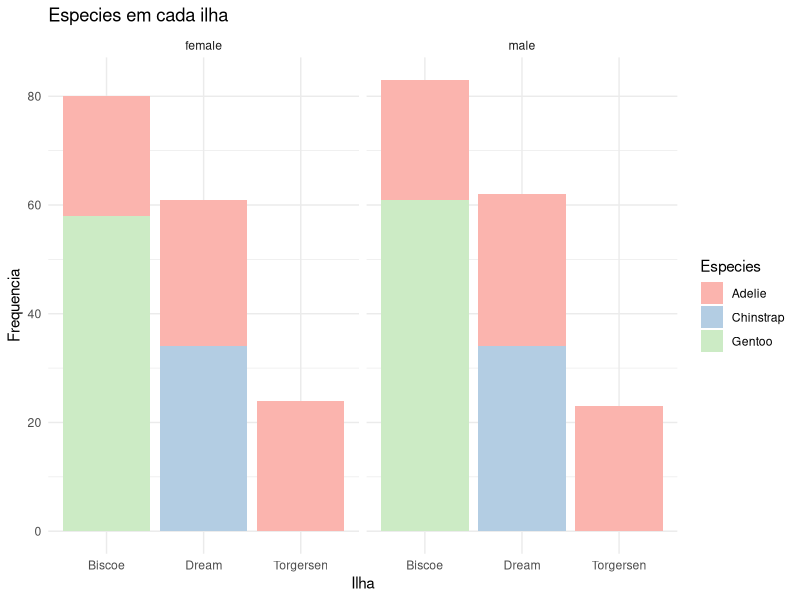
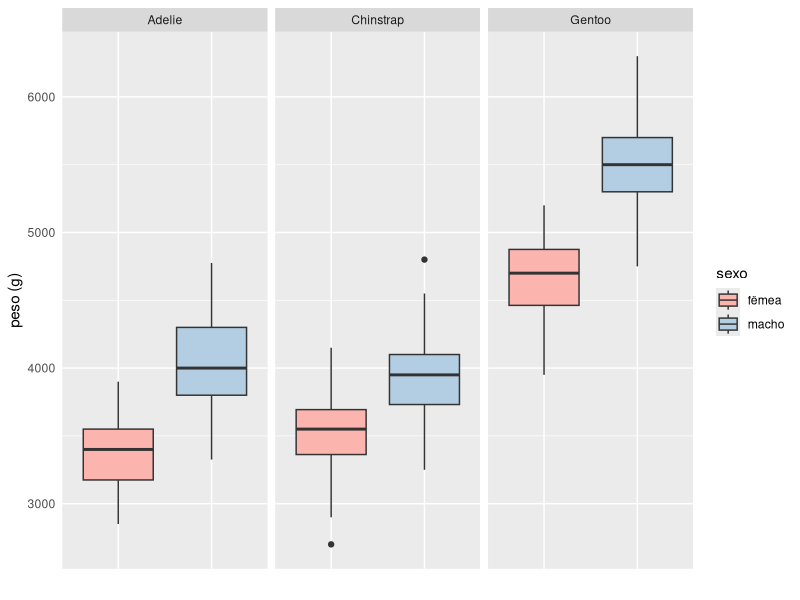
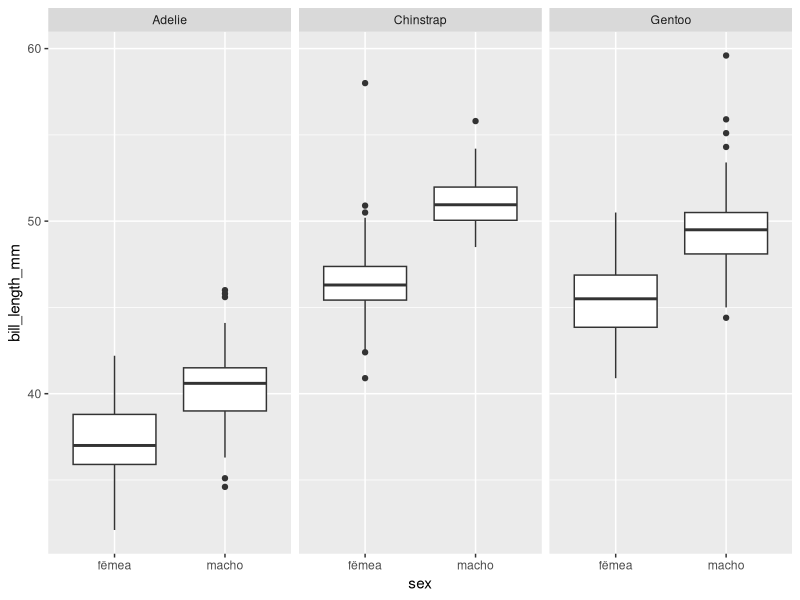
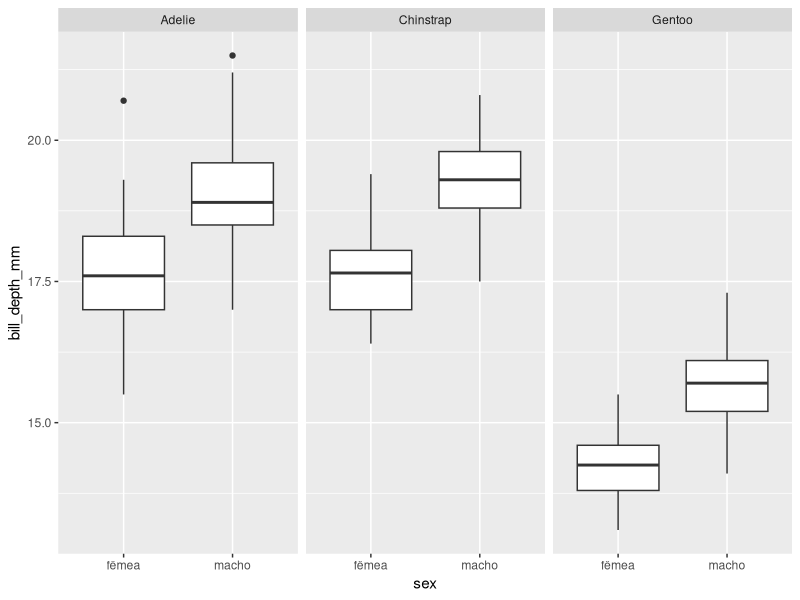
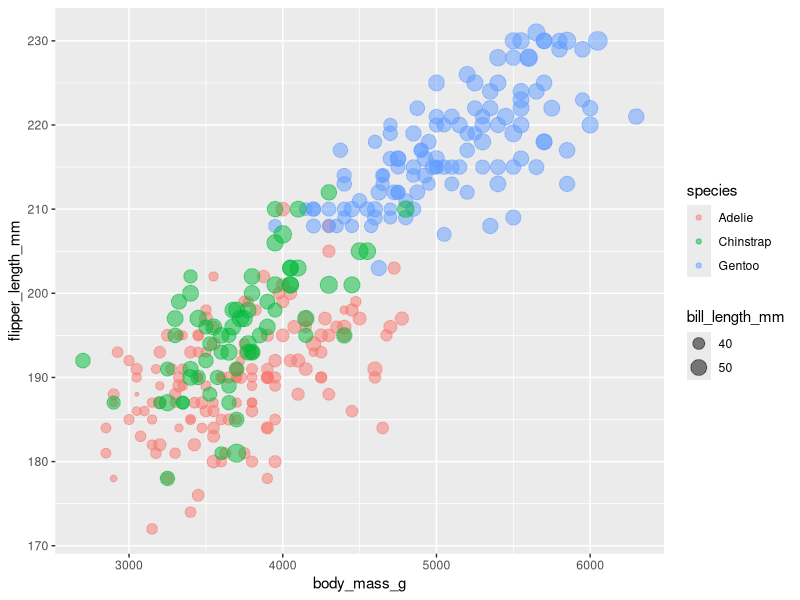

Recreate these plots in R, in order.
library(ggplot2)
library(palmerpenguins)
library(dplyr)

pinguins <- penguins
str(pinguins)
summary(pinguins)
pinguins <- na.omit(pinguins)

ggplot(data = pinguins, mapping = aes(x = island, fill = species)) + 
  geom_bar()+ 
  theme_minimal()+
  labs(x = "Ilha",
       y = "Frequencia",
       title = "Especies em cada ilha",
       fill = "Especies")+
  scale_fill_manual(values =
  c("Adelie" = "#fbb4ae",
    "Chinstrap" = "#b3cde3",
    "Gentoo" = "#ccebc5")) + 
  facet_wrap(~sex)

ggplot(pinguins, aes(x = sex, y = body_mass_g, fill = sex)) +
  geom_boxplot()+
  facet_wrap(~species)+
  #scale_x_discrete(labels = c("female" = "", "male" = ""))+
  labs( y = "peso (g)",
        x = "",
        fill = "sexo")+
  theme(axis.text.x = element_blank(),
        axis.ticks = element_blank())+
  scale_fill_manual(values =
                        c("female" = "#fbb4ae",
                          "male" = "#b3cde3"),
                    labels = c("female" = "fêmea", "male" = "macho"))#+
  #scale_fill_discrete(labels = c("female" = "fêmea", "male" = "macho")) #Retorna values para o padrão

ggplot(pinguins, aes(x = sex, y = bill_length_mm)) +
  geom_boxplot()+
  facet_wrap(~species)+
  scale_x_discrete(labels = c("female" = "fêmea", "male" = "macho"))

ggplot(pinguins, aes(x = sex, y = bill_depth_mm)) +
  geom_boxplot()+
  facet_wrap(~species)+
  scale_x_discrete(labels = c("female" = "fêmea", "male" = "macho"))

ggplot(pinguins, aes(x = body_mass_g, y = flipper_length_mm, color = species, size = bill_length_mm ))+
  geom_point(alpha = 0.5)
  geom_jitter() #Pertuba um pouco a localização da variavel (diminuir sobreposições)
